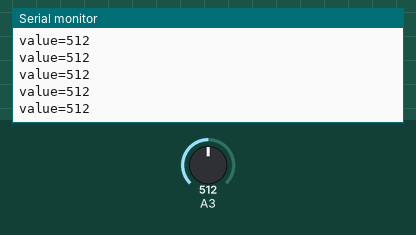
The sketch below on a simulated Arduino Uno, built with avr-gcc and run on an emulated ATmega328P. Parts: the last lines printed to the serial monitor. The test bench sets the inputs (shaded band); at power-on: A3 = 512.

Above: at 1.2 s.
1.3 s: A3 set to 716
At 1.31 s:
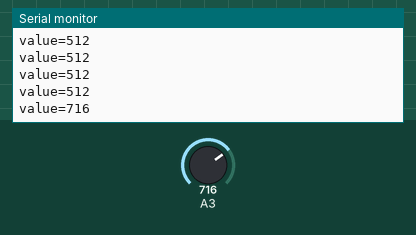
2.8 s: A3 set to 900
At 2.81 s:
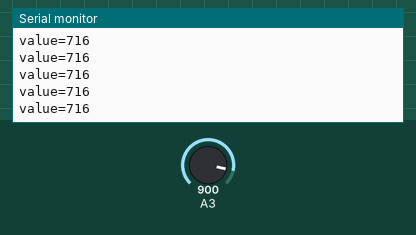
Timing chart, 0 to 5.8 s (numbered marks = the images above; inputs shaded):
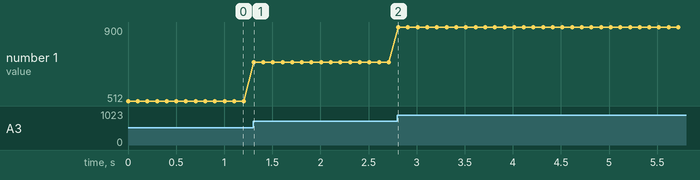

The sketch:

TestPotentiometer.ino
```cpp
// (licence header left out)
#include <Makeblock.h>
#include <Arduino.h>
#include <SoftwareSerial.h>
#include <Wire.h>

MePotentiometer myPotentiometer(PORT_8);
void setup()
{
    Serial.begin(9600);
}
void loop()
{
 Serial.print("value=");
 Serial.println(myPotentiometer.read());
 delay(100);
}
```

Measured:
- after the input at 1.3 s, the serial monitor: prints a new line at once (image 1)
- plotted number 1: 512 → 716 after the input at 1.3 s, 716 → 900 after the input at 2.8 s
